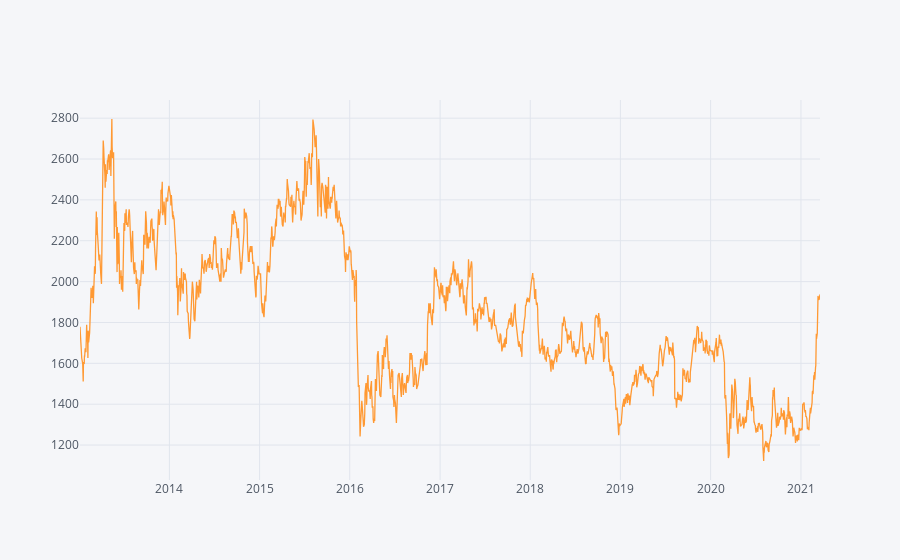

Notebook source saved alongside this figure:
### Code cell
df[df.ticker == '8303 JT'].iplot(y='last')

### Figure 1 — Plotly figure (JSON) as saved in the notebook; plotly's stock layout.template omitted (floating-point values rounded to 4 significant figures; data arrays with more than 128 entries replaced by an {"elided": "..."} marker saying what was removed)
{"data": [{"line": {"color": "rgba(255, 153, 51, 1.0)", "dash": "solid", "shape": "linear", "width": 1.3}, "mode": "lines", "name": "last", "text": "", "type": "scatter", "x": {"elided": "2005 str values"}, "y": {"elided": "2005 float values"}}], "layout": {"legend": {"bgcolor": "#F5F6F9", "font": {"color": "#4D5663"}}, "paper_bgcolor": "#F5F6F9", "plot_bgcolor": "#F5F6F9", "title": {"font": {"color": "#4D5663"}}, "xaxis": {"gridcolor": "#E1E5ED", "showgrid": true, "tickfont": {"color": "#4D5663"}, "title": {"font": {"color": "#4D5663"}, "text": ""}, "zerolinecolor": "#E1E5ED"}, "yaxis": {"gridcolor": "#E1E5ED", "showgrid": true, "tickfont": {"color": "#4D5663"}, "title": {"font": {"color": "#4D5663"}, "text": ""}, "zerolinecolor": "#E1E5ED"}}}
